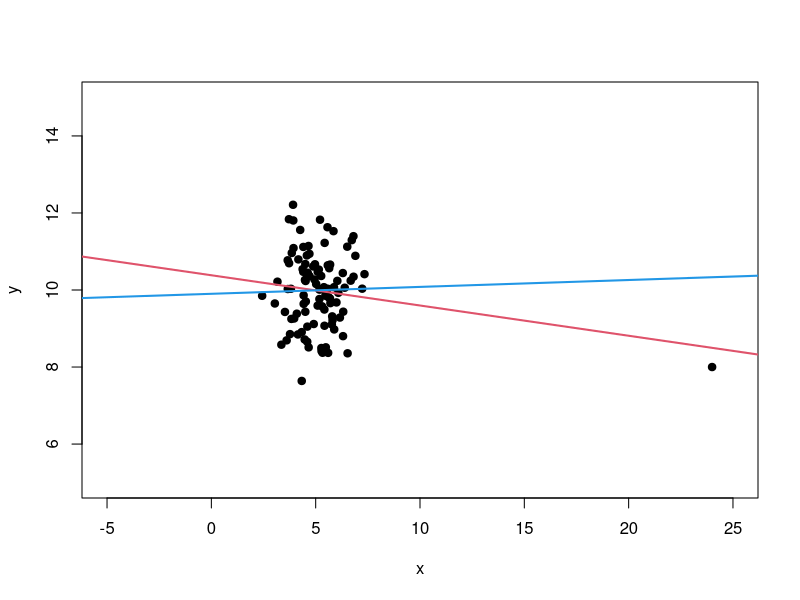
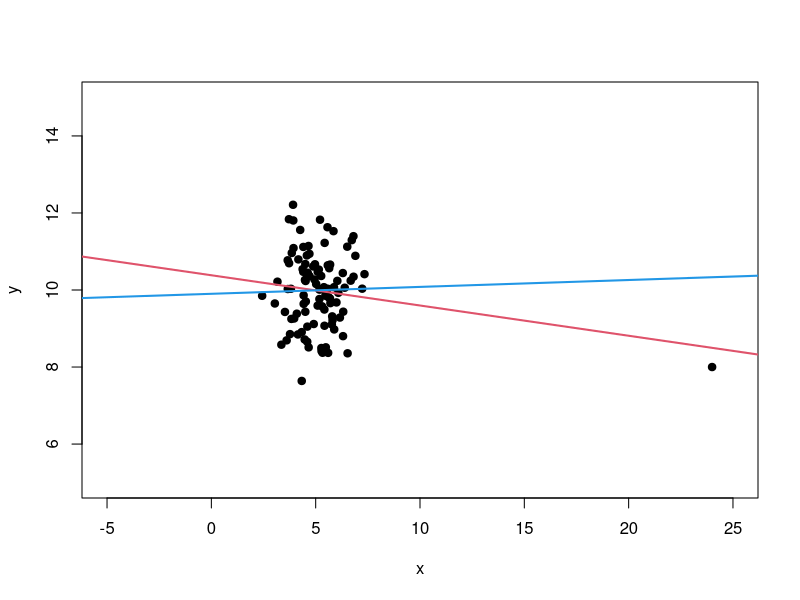
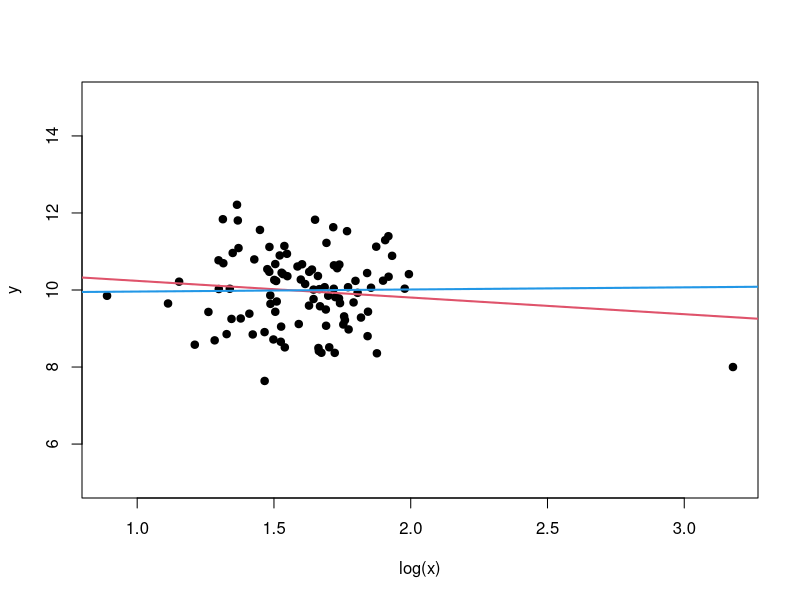
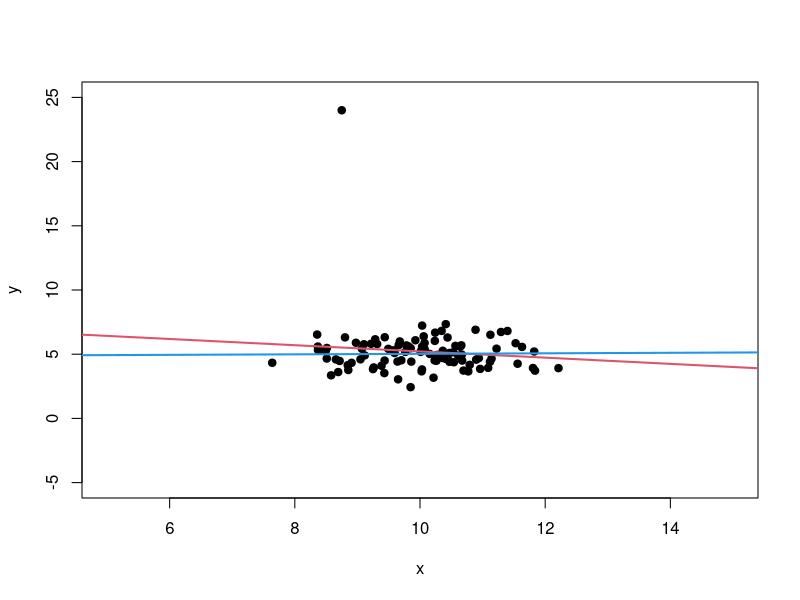

The R script that drew these images, in order:
n <- 99
x <- rnorm(n,5,1)
y <- rnorm(n,10,1)
x <- c(x,24)
y <- c(y,8)


plot(x,y,xlim=c(-5,25),ylim=c(5,15),pch=19)
summary(lm(y~x))
abline(lm(y~x),col=2,lwd=2)
summary(lm(y[x<20]~x[x<20]),col=4,lwd=2)
abline(lm(y[x<20]~x[x<20]),col=4,lwd=2)


#postscript("Influence1.eps",horiz=F)
#postscript("Influence2.eps",horiz=F)
plot(x,y,xlim=c(-5,25),ylim=c(5,15),pch=19)
summary(lm(y~x))
abline(lm(y~x),col=2,lwd=2)
#dev.off()
summary(lm(y[x<20]~x[x<20]),col=4,lwd=2)
abline(lm(y[x<20]~x[x<20]),col=4,lwd=2)
#dev.off()

log.x <- log(x)
#postscript("Influence3.eps",horiz=F)
plot(log.x,y,xlab="log(x)",ylim=c(5,15),pch=19)
summary(lm(y~log.x))
abline(lm(y~log.x),col=2,lwd=2)
abline(lm(y[x<20]~log.x[x<20]),col=4,lwd=2)
#dev.off()

### Outlier in the other direction
XX <- y
YY <- x
XX[100] <- 8.75
#postscript("Influence4.eps",horiz=F)
plot(XX,YY,xlab="x",ylab="y",ylim=c(-5,25),xlim=c(5,15),pch=19)
summary(lm(YY~XX))
abline(lm(YY~XX),col=2,lwd=2)
summary(lm(YY[YY<20]~XX[YY<20]),col=4,lwd=2)
abline(lm(YY[YY<20]~XX[YY<20]),col=4,lwd=2)
#dev.off()




